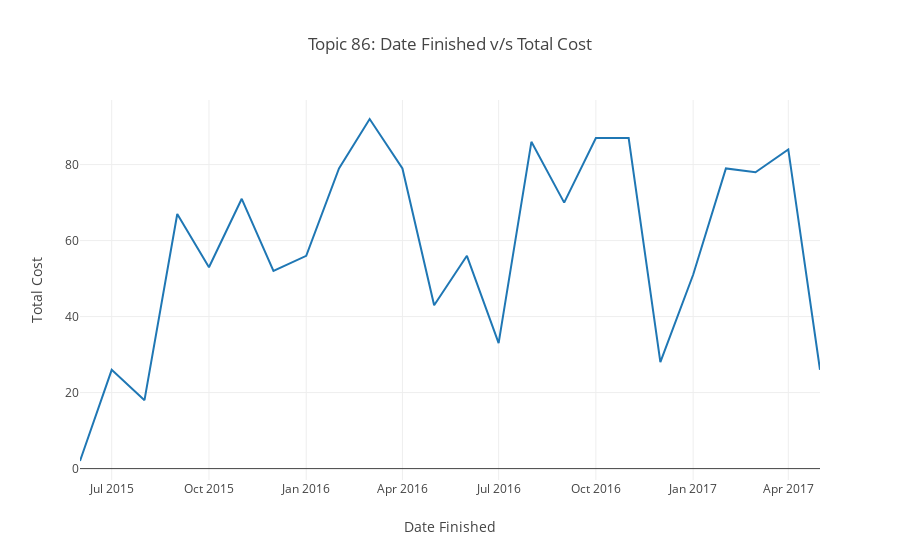

Notebook code cell kept with this figure:
### Code cell
import plotly.graph_objs as go
topic = 86
topic = "Topic " + str(topic)
trace0 = go.Bar(
    x = list(month_dict),
    y = [month_dict[key] for key in list(month_dict)]
)

trace1 = Scatter(
    x = list(month_dict),
    y = [month_dict[key] for key in list(month_dict)],
    mode = 'line',
    name = 'markers'
)


layout = Layout(xaxis = dict(title = 'Date Finished'), yaxis = dict(title = 'Total Cost'), title = topic + ': Date Finished v/s Total Cost')
data = [trace1]

fig = {'data' : data, 'layout' : layout}

iplot(fig)
# plot(fig,  filename='topic.html')

### Figure 1 — Plotly figure (JSON) as saved in the notebook; plotly's stock layout.template omitted (floating-point values rounded to 4 significant figures)
{"data": [{"mode": "line", "name": "markers", "type": "scatter", "x": ["2015-06", "2015-07", "2015-08", "2015-09", "2015-10", "2015-11", "2015-12", "2016-01", "2016-02", "2016-03", "2016-04", "2016-05", "2016-06", "2016-07", "2016-08", "2016-09", "2016-10", "2016-11", "2016-12", "2017-01", "2017-02", "2017-03", "2017-04", "2017-05"], "y": [2, 26, 18, 67, 53, 71, 52, 56, 79, 92, 79, 43, 56, 33, 86, 70, 87, 87, 28, 51, 79, 78, 84, 26]}], "layout": {"title": "Topic 86: Date Finished v/s Total Cost", "xaxis": {"title": "Date Finished"}, "yaxis": {"title": "Total Cost"}}}
